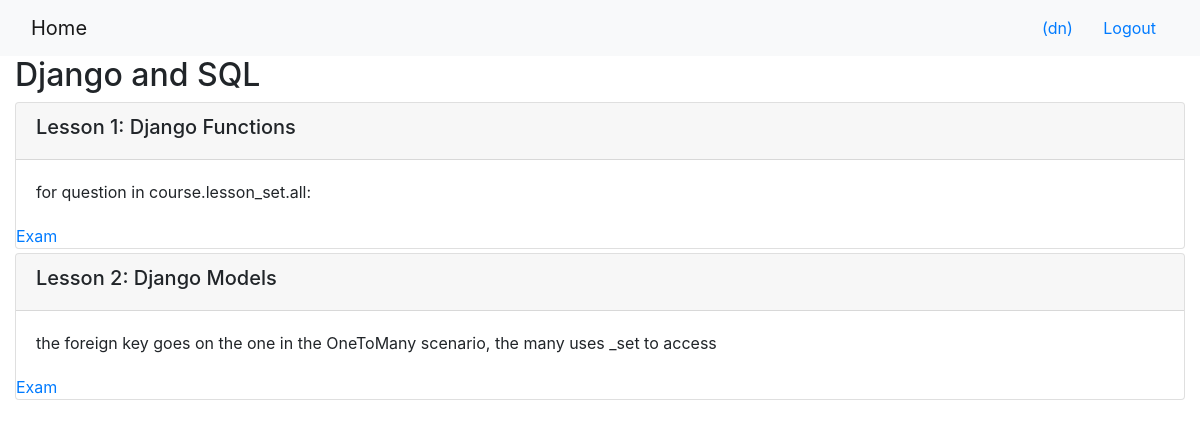
/onlinecourse/1/ (signed in), run on the app's committed database.
### onlinecourse/models.py (models this page shows, shortened)
class Course(models.Model):
    name = models.CharField(null=False, max_length=30, default='online course')
    image = models.ImageField(upload_to='course_images/')
    description = models.CharField(max_length=1000)
    pub_date = models.DateField(null=True)
    instructors = models.ManyToManyField(Instructor)
    users = models.ManyToManyField(settings.AUTH_USER_MODEL, through='Enrollment')
    total_enrollment = models.IntegerField(default=0)
    is_enrolled = False

class Lesson(models.Model):
    title = models.CharField(max_length=200, default="title")
    order = models.IntegerField(default=0)
    course = models.ForeignKey(Course, on_delete=models.CASCADE)
    content = models.TextField()

### onlinecourse/views.py (the view)
# urls.py: path('<int:pk>/', views.CourseDetailView.as_view(), name='course_details'),
class CourseDetailView(generic.DetailView):
    model = Course
    template_name = 'onlinecourse/course_detail_bootstrap.html'

### onlinecourse/templates/onlinecourse/course_detail_bootstrap.html (shortened to what this page needs)
<!DOCTYPE html>
<html lang="en">
<head>
     {% load static %}
    <link rel="stylesheet" href="https://maxcdn.bootstrapcdn.com/bootstrap/4.5.2/css/bootstrap.min.css">
</head>
<body>
    <nav class="navbar navbar-light bg-light">
        <div class="container-fluid">
            <div class="navbar-header">
                  <a class="navbar-brand" href="{% url 'onlinecourse:index' %}">Home</a>
            </div>
            <ul class="nav navbar-nav navbar-right">
                {% if user.is_authenticated %}
                <li>
                    <a class="btn btn-link" href="#">{{ user.first_name }}({{ user.username }})</a>
                    <a class="btn btn-link" href="{% url 'onlinecourse:logout' %}">Logout</a>
                </li>
                {% endif %}
            </ul>
        </div>
    </nav>
    <div class="container-fluid">
            <h2>{{ course.name }}</h2>
            <div class="card-columns-vertical">
                {% for lesson in course.lesson_set.all %}
                    <div class="card mt-1">
                        <div class="card-header"><h5>Lesson {{lesson.order|add:1}}: {{lesson.title}}</h5></div>
                        <div class="card-body">{{lesson.content}}</div>
                    <a href="#lesson{{lesson.id}}" data-toggle="collapse">Exam</a>
                    </div>
                {% endfor %}
            </div>
    </div>
</body>
</html>

### data on the page
Course: name "Django and SQL"
Lesson: order|add "1", title "Django Functions", content "for question in course.lesson_set.all:"
Lesson: order|add "2", title "Django Models", content "the foreign key goes on the one in the OneToMany scenario, the many uses _set to access"

### other printed values
{{ user.username }} "dn"
